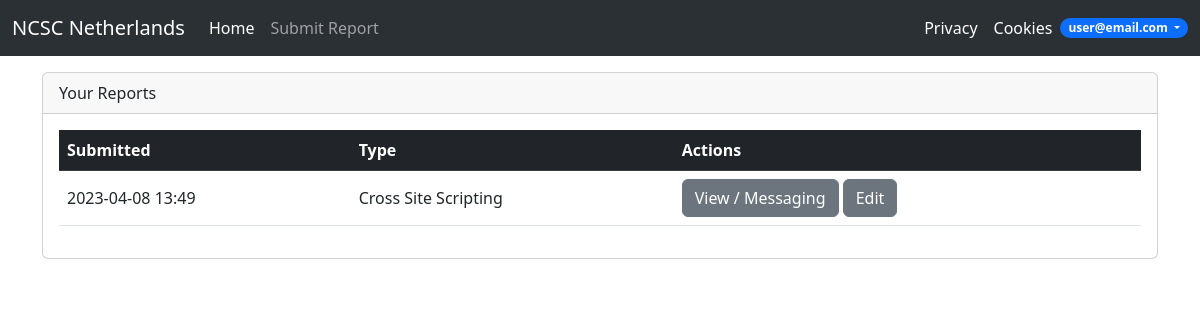
Before: /dashboard (signed in) with the older database file.
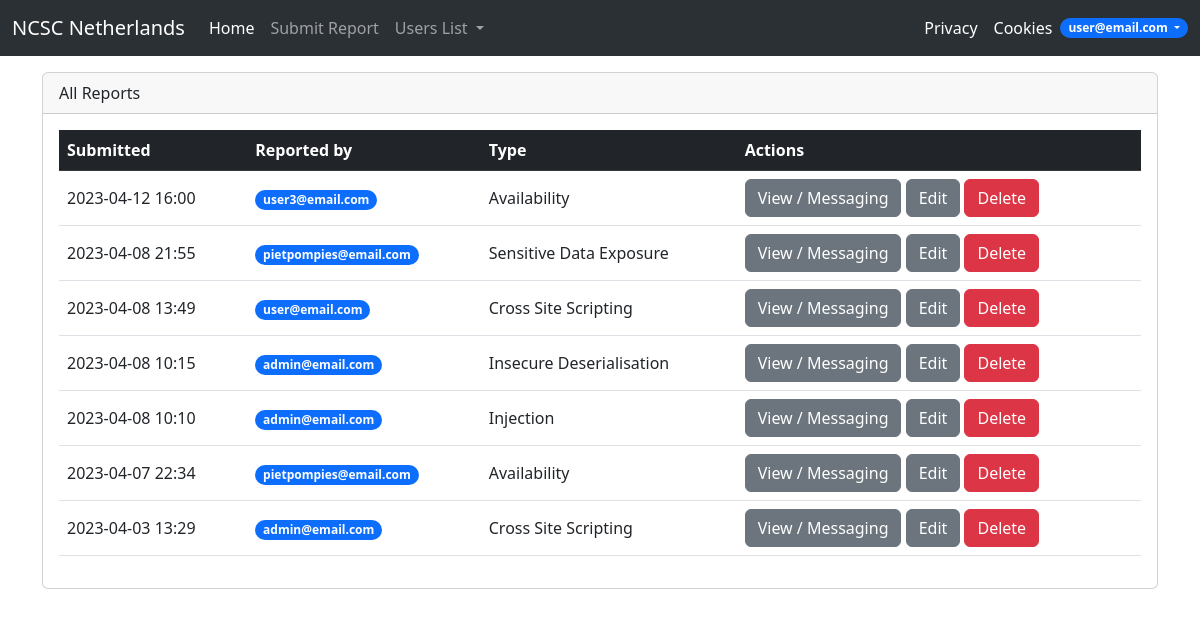
After: the same page with the newer database file.
### App.py (models this page shows)
class User(db.Model, UserMixin):
    id = db.Column(db.Integer, primary_key=True)
    first_name = db.Column(db.String)
    surname_prefix = db.Column(db.String)
    surname = db.Column(db.String)
    email = db.Column(db.String, unique=True)
    password = db.Column(db.String)
    phone_number = db.Column(db.String)
    role = db.Column(db.String, default="User")
    is_deleted = db.Column(db.Boolean, default=False)
    enc_key = db.Column(db.String)
    userreports = db.relationship('Report', backref="user", lazy=True)
    usermessages = db.relationship('Message', backref="from_user", lazy=True)

### App.py (the view)
@app.route("/dashboard")
@login_required
def dashboard():
    if current_user.role == "Admin":
        reports_encr = db.session.query(Report) \
            .order_by(Report.date_time.desc()).all()
    else:
        reports_encr = db.session.query(Report) \
            .where(current_user.id == Report.user_id) \
            .order_by(Report.date_time.desc()).all()
    reports = []
    for rep in reports_encr:
        content = decrypt_data(rep.report_content, rep.user.enc_key)
        content['vulnerability'] = " ".join(map(str.capitalize, content['vulnerability'].split("_")))
        other_fields = {
            "id": rep.id,
            "user_id": rep.user_id,
            "date_time": rep.date_time.strftime('%Y-%m-%d %H:%M'),
            "user_email": rep.user.email
        }
        other_fields.update(content)
        reports.append(other_fields)
    return render_template("dashboard.html", reports=reports, role=current_user.role)

### App.py (called while the page is built)
@login_manager.user_loader
def load_user(user_id):
    return User.query.get(int(user_id))

### encrypt.py (called while the page is built)
def decrypt_data(encrypted_data, dec_key):
    fernet = Fernet(dec_key)
    decrypted_data = fernet.decrypt(encrypted_data)
    json_data = json.loads(decrypted_data.decode())
    return json_data

### templates/dashboard.html (shortened to what this page needs)
{% extends 'base.html' %}
{% block body %}
    <div class="container">
        <div class="card">
            <div class="card-header">
                {% if role == "Admin" %}
                    All Reports
                {% else %}
                    Your Reports
                {% endif %}
            </div>
            <div class="card-body" style="max-height: 30rem;overflow-y: auto;">
                <table class="table">
                    <thead class="table-dark">
                    <tr>
                        <th>Submitted</th>
                        {% if role == "Admin" %}<th>Reported by</th>{% endif %}
                        <th>Type</th>
                        <th>Actions</th>
                    </tr>
                    </thead>
                    <tbody>
                    {% for report in reports %}
                        <tr>
                            <td class="align-middle">{{ report.date_time }}</td>
                            {% if role == "Admin" %}<td class="align-middle">
                                <a href="{{ url_for('getaccount', email=report.user_email) }}" class="badge rounded-pill bg-primary text-decoration-none">{{ report.user_email }}</a></td>{% endif %}
                            <td class="align-middle">{{ report.vulnerability }}</td>
                            <td class="align-middle">
                                <a href="{{ url_for('messaging', report_id=report.id)}}" class="btn btn-secondary">View / Messaging</a>
                                <a href="{{ url_for('editreport', report_id=report.id)}}" class="btn btn-secondary">Edit</a>
                                {% if role == "Admin" %}<button type="button" class="btn btn-danger delete-report-btn" data-toggle="modal" data-target="#confirm-delete-modal-{{ report.id }}">Delete</button>{% endif %} </td>
                        </tr>
                    {% endfor %}
                </table>
            </div>
        </div>
    </div>
{% endblock %}

### templates/base.html (shortened to what this page needs)
<!DOCTYPE html>
<html lang="en">
<head>
    {% block head %}
        <link href="https://cdn.jsdelivr.net/npm/bootstrap@5.3.0-alpha2/dist/css/bootstrap.min.css" rel="stylesheet"
>
    {% endblock %}
</head>
<body>
<nav class="navbar navbar-expand-lg bg-body-tertiary" data-bs-theme="dark">
    <div class="container-fluid">
        <a class="navbar-brand" href="{{ url_for('index') }}">NCSC Netherlands</a>
        <div class="collapse navbar-collapse" id="navbarSupportedContent">
            <ul class="navbar-nav me-auto mb-2 mb-lg-0">
                {% if not current_user.is_authenticated %}
                    <li class="nav-item">
                        <a class="nav-link active" aria-current="page" href="{{ url_for('index') }}">Home</a>
                    </li>
                    <li class="nav-item">
                        <a class="nav-link" href="{{ url_for('login') }}">Login</a>
                    </li>
                    <li class="nav-item">
                        <a class="nav-link" href="{{ url_for('register') }}">Register</a>
                    </li>
                {% else %}
                    <li class="nav-item">
                        <a class="nav-link active" aria-current="page" href="{{ url_for('index') }}">Home</a>
                    </li>
                    <li class="nav-item">
                        <a class="nav-link" href="{{ url_for('submitreport') }}">Submit Report</a>
                    </li>
                    {% if current_user.is_authenticated and current_user.role=="Admin" %}
                        <li class="nav-item dropdown">
                            <a class="nav-link dropdown-toggle" href="#" id="navbarDropdown" role="button"
                               data-bs-toggle="dropdown" aria-expanded="true">
                                Users List
                            </a>
                        </li>
                    {% endif %}
                {% endif %}
            </ul>
            <ul class="navbar-nav ms-auto">
                <li class="nav-item">
                    <a class="nav-link active" aria-current="page" href="{{ url_for('privacy') }}">Privacy</a>
                </li>
                <li class="nav-item">
                    <a class="nav-link active" aria-current="page" href="{{ url_for('cookies') }}">Cookies</a>
                </li>
                {% if current_user.is_authenticated %}
                    <li class="nav-item dropdown d-flex align-items-center">
                        <a class="nav-link dropdown-toggle badge rounded-pill bg-primary" href="#" id="navbarDropdown"
                           role="button"
                           data-bs-toggle="dropdown" aria-expanded="true">
                            {{ current_user.email }}
                        </a>
                    </li>
                {% endif %}
            </ul>
        </div>
    </div>
</nav>
{% block body %} {% endblock %}
</body>
</html>

Changed rows visible on the page:
changed User "user@email.com": role "User" → "Admin" (drawn); user_email (not shown) → "user@email.com"
now on this page (row edited): User: date_time "2023-04-12 16:00", user_email "user3@email.com", vulnerability "Availability"
now on this page (row edited): User: date_time "2023-04-08 21:55", user_email "pietpompies@email.com", vulnerability "Sensitive Data Exposure", date_time "2023-04-07 22:34", vulnerability "Availability"
now on this page (row unchanged): User: date_time "2023-04-08 10:15", user_email "admin@email.com", vulnerability "Insecure Deserialisation", date_time "2023-04-08 10:10", vulnerability "Injection", date_time "2023-04-03 13:29", vulnerability "Cross Site Scripting"
Other visible differences:
text no longer shown: "Your Reports"
text now shown: "Users List All Reports Reported by"
